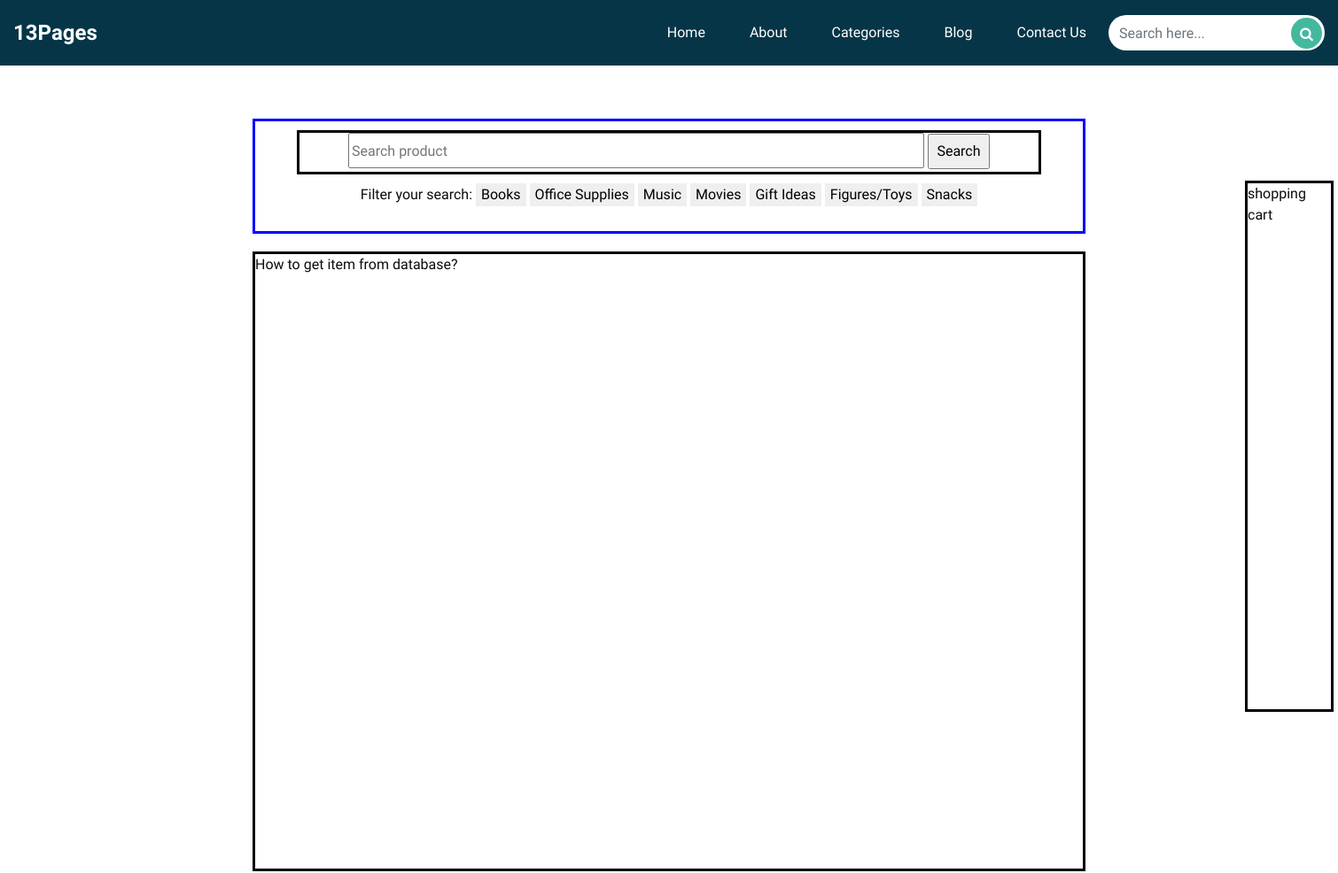
Before: / (upper part) with the older database file.
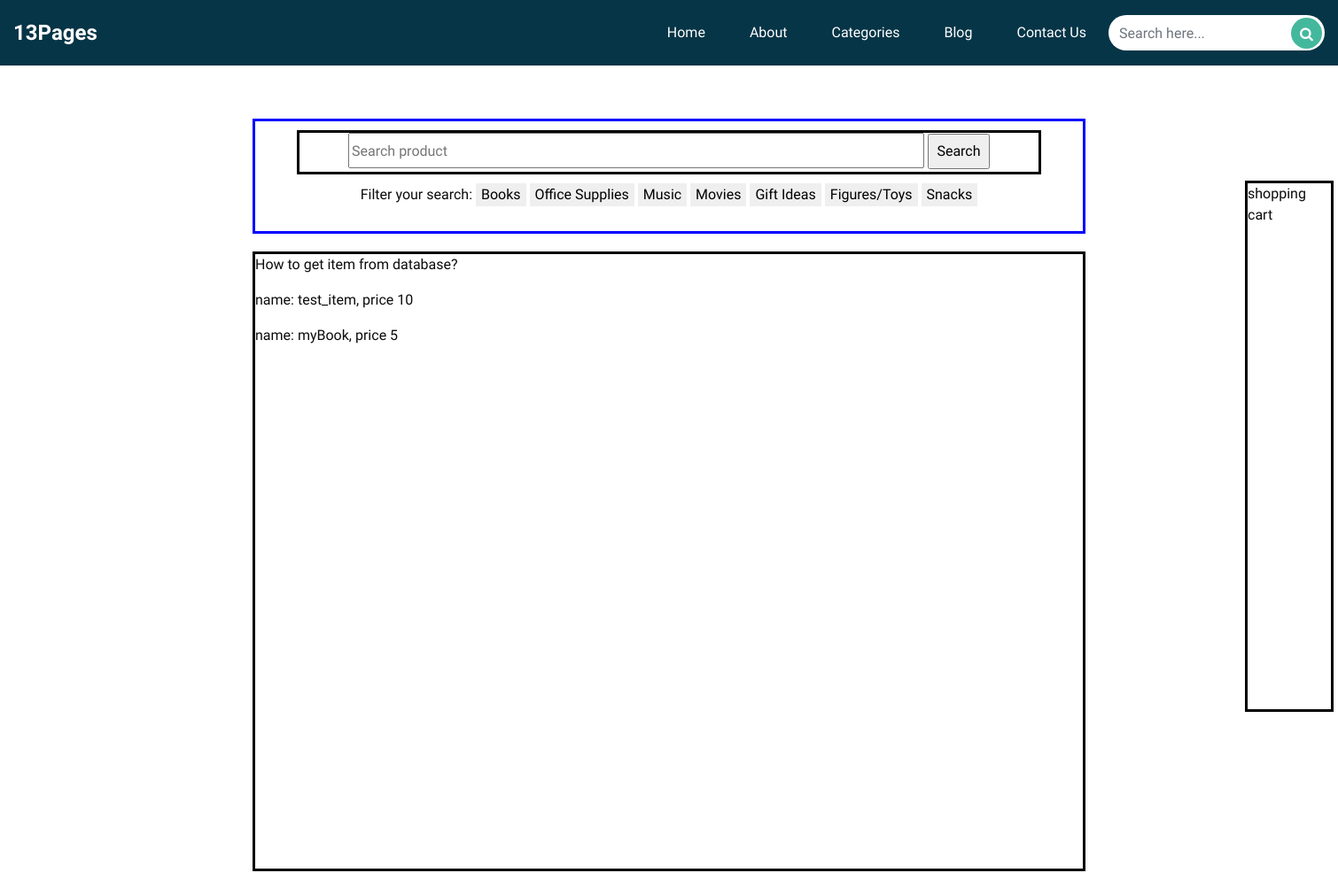
After: the same page with the newer database file.
### ecomBookStore/models.py (models this page shows, shortened)
class Item(models.Model):
    item_id = models.AutoField(primary_key=True)
    item_name = models.CharField(max_length=100)
    item_type = models.CharField(max_length=100)
    item_price = models.IntegerField()
    item_quantity = models.IntegerField()
    item_description = models.CharField(max_length=500)

### ecomBookStore/views.py (the view)
# urls.py: path('', views.index, name='index'),
def index(request):
    items = Item.objects.all()
    books = Book.objects.all()
    return render(request, 'index.html', {'items': items, 'books': books})

### templates/index.html (shortened to what this page needs)
{% load static %}
<html>
    <head>
        <link
            rel="stylesheet"
            type="text/css"
            href="{% static 'css/bootstrap.css' %}" />
        <link href="{% static 'css/font-awesome.min.css' %}" rel="stylesheet" />
        <link href="{% static 'css/style.css' %}" rel="stylesheet" />
        <link href="{% static 'css/responsive.css' %}" rel="stylesheet" />
    </head>
    <body>
        <div class="hero_area">
            <header class="header_section">
                <div class="container-fluid">
                    <nav class="navbar navbar-expand-lg custom_nav-container">
                        <a class="navbar-brand" href="index.html">
                            <span> 13Pages </span>
                        </a>
                        <div
                            class="collapse navbar-collapse"
                            id="navbarSupportedContent">
                            <ul class="navbar-nav">
                                <li class="nav-item active">
                                    <a
                                        class="nav-link pl-lg-0"
                                        href="index.html"
                                        >Home
                                        </a
                                    >
                                </li>
                                <li class="nav-item">
                                    <a class="nav-link" href="about.html">
                                        About</a
                                    >
                                </li>
                                <li class="nav-item">
                                    <a class="nav-link" href="categories.html"
                                        >Categories</a
                                    >
                                </li>
                                <li class="nav-item">
                                    <a class="nav-link" href="blog.html">
                                        Blog
                                    </a>
                                </li>
                                <li class="nav-item">
                                    <a class="nav-link" href="contact.html"
                                        >Contact Us</a
                                    >
                                </li>
                            </ul>
                            <from class="search_form">
                                <input
                                    type="text"
                                    class="form-control"
                                    placeholder="Search here..." />
                                <button class="" type="submit">
                                    <i
                                        class="fa fa-search"
                                        aria-hidden="true"></i>
                                </button>
                            </from>
                        </div>
                    </nav>
                </div>
            </header>
            <div id="mainsection">
                <div id="cart">
                    shopping cart
                </div>
                <div id="SnF">
                    <form id="Searchbar" method="post">
                            <input type="text" placeholder="Search product" value="" id="searchbarfield">
                            <input type="submit" value="Search" id="searchbutton">
                    </form>
                    <form id="filter">
                        <label for="filterbutton">Filter your search:</label>
                        <input type="button" value="Books" id="filterbutton">
                        <input type="button" value="Office Supplies" id="filterbutton">
                        <input type="button" value="Music" id="filterbutton">
                        <input type="button" value="Movies" id="filterbutton">
                        <input type="button" value="Gift Ideas" id="filterbutton">
                        <input type="button" value="Figures/Toys" id="filterbutton">
                        <input type="button" value="Snacks" id="filterbutton">
                    </form>
                </div>
                <div id="products">
                    <p>How to get item from database?</p>
                    {% for item in items %}
                        <p>name: {{item.item_name}}, price {{item.item_price}}</p>
                    {% endfor %}
                </div>
            </div>
        </div>
    </body>
</html>

### static/css/style.css (style rules this page uses)
body { font-family: 'Mulish', sans-serif; color: #0c0c0c; background-color: #ffffff; overflow-x: hidden; }
#searchbarfield { width:650px; height:40px; }
#cart { border-style: solid; border-color: black; width: 100px; height: 600px; float:right; margin: 100px 0px 0px 0px; }
#searchbutton { height:40px; width: 70px; }
#Searchbar { text-align:center; border: none; }
#mainsection { width:1500px; height:900px; margin: 30px auto 0px auto; }
#SnF { width: 940px; height: 130px; border-style: solid; border-color: blue; margin: 30px auto 0px auto; }
#filterbutton { border-style:hidden; }
#searchbar { width: 840px; height: 50px; border-style: solid; border-color: black; margin: 10px auto 0px auto; }
#filter { width: 840px; height: 50px; border-style: hidden; border-color: black; margin: 10px auto 0px auto; text-align:center; }
#products { width: 940px; height: 700px; border-style: solid; border-color: black; margin: 20px auto 0px auto; }
a, a:hover, a:focus { text-decoration: none; }
.hero_area { position: relative; min-height: 100vh; display: -webkit-box; display: -ms-flexbox; display: flex; -webkit-box-orient: vertical; -webkit-box-direction: normal; -ms-flex-direction: column; flex-direction: column; }
.header_section { background-color: #063547; padding: 15px 0; }
.search_form { display: -webkit-box; display: -ms-flexbox; display: flex; margin: 0; position: relative; }
.search_form .form-control { border-radius: 45px; height: 40px; min-width: unset; border: none; }
.search_form button { position: absolute; top: 3px; right: 3px; width: 35px; height: 35px; padding: 0; border: none; outline: none; color: #ffffff; background-color: #44b89d; border-radius: 100%; }
.navbar-brand { padding: 0; margin: 0; color: #000000; font-size: 24px; font-weight: bold; }
.navbar-brand span { color: #ffffff; }
.custom_nav-container { padding: 0; }
.custom_nav-container .navbar-nav { margin-left: auto; }
.custom_nav-container .navbar-nav .nav-item .nav-link { padding: 10px 25px; color: #ffffff; text-align: center; }

Changed rows visible on the page:
added Item: item_name "test_item", item_price "10"
added Item: item_name "myBook", item_price "5"
